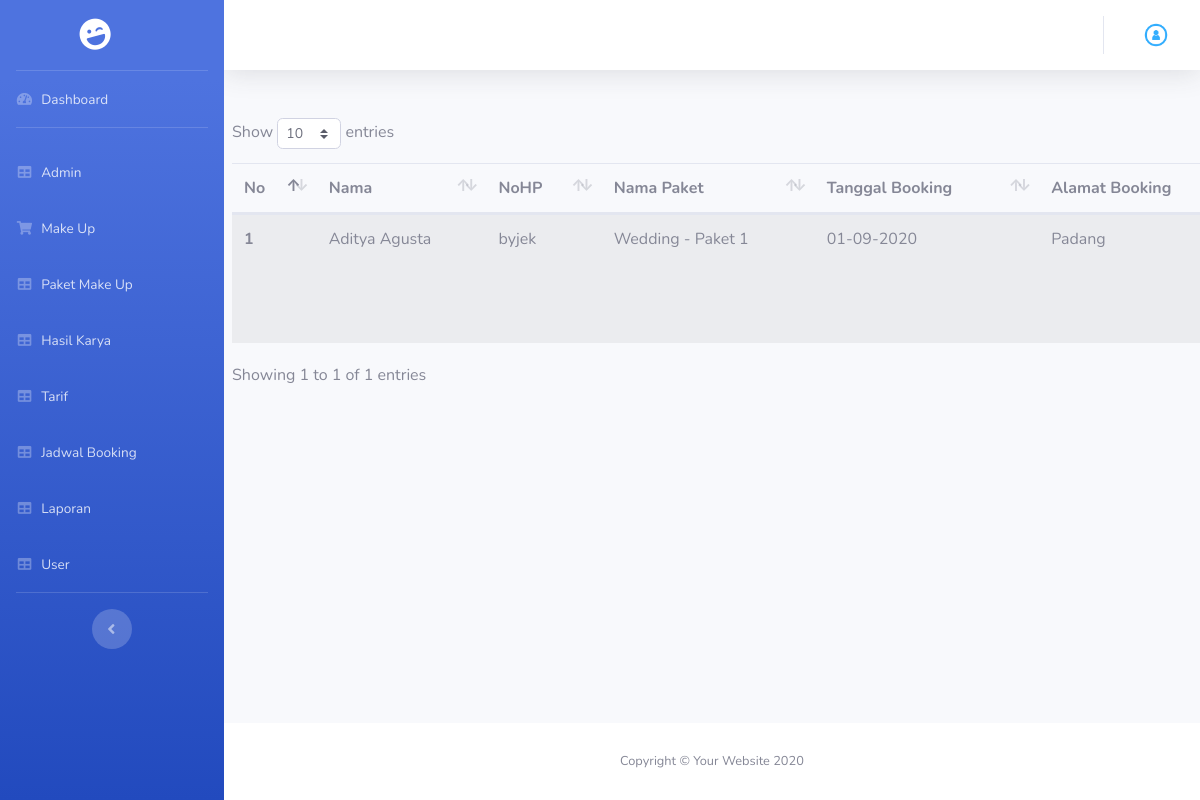
Page /index.php/admin/booking on the earlier database version.
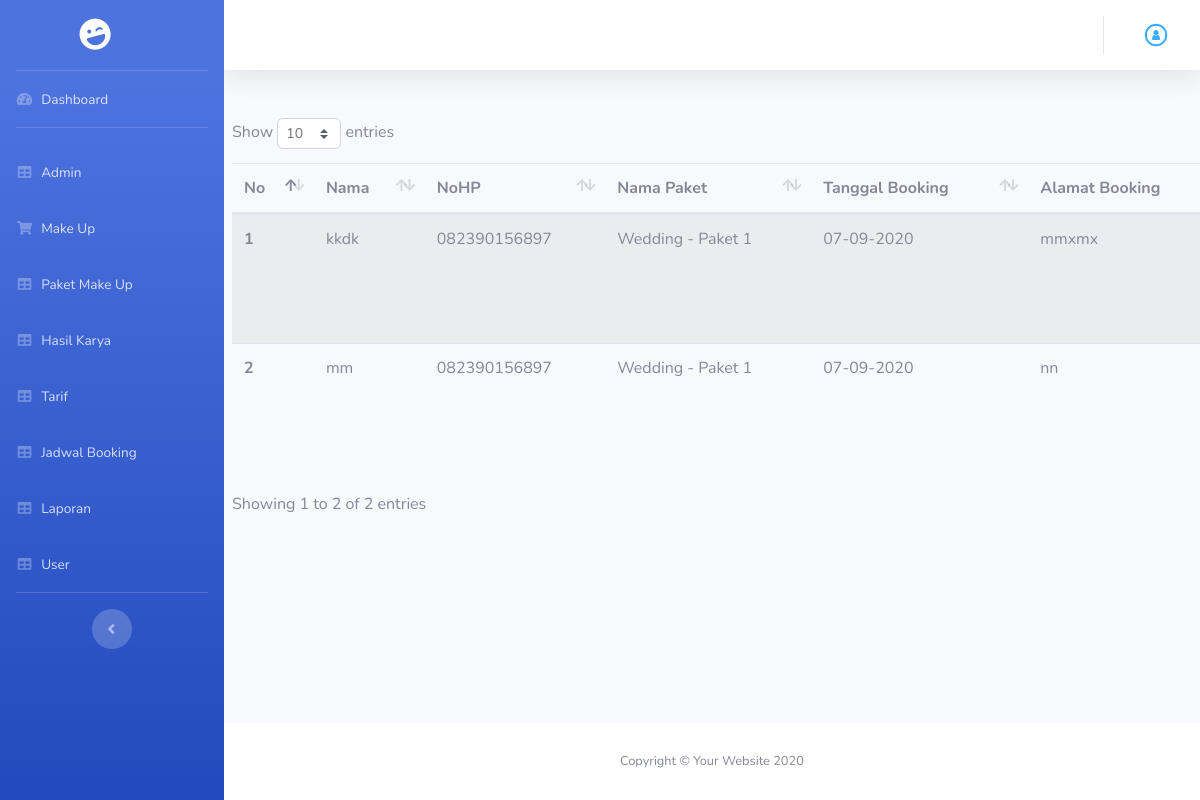
Same page on the later database version.
### tables this page shows
CREATE TABLE `tb_bukti_bayar` (
  `id_bukti` int(11) NOT NULL AUTO_INCREMENT,
  `id_booking` int(11) NOT NULL,
  `nama` varchar(50) NOT NULL,
  `no_rekening` varchar(25) NOT NULL,
  `bank` varchar(20) NOT NULL,
  `status_bukti` enum('Pembayaran Diterima','Pembayaran Ditolak','Menunggu Konfirmasi') DEFAULT 'Menunggu Konfirmasi',
  `bukti_foto` text NOT NULL,
  PRIMARY KEY (`id_bukti`)
);

CREATE TABLE `tb_pengguna` (
  `id_pengguna` int(11) NOT NULL AUTO_INCREMENT,
  `username` varchar(20) NOT NULL,
  `password` text NOT NULL,
  `level` enum('Admin','Klien') NOT NULL,
  `jenis_kelamin` enum('Laki-laki','Perempuan') NOT NULL,
  `email` varchar(50) NOT NULL,
  `nohp` varchar(20) NOT NULL,
  PRIMARY KEY (`id_pengguna`)
);

CREATE TABLE `tb_makeup` (
  `id_makeup` int(11) NOT NULL AUTO_INCREMENT,
  `nm_makeup` varchar(50) NOT NULL,
  `deskripsi` text NOT NULL,
  PRIMARY KEY (`id_makeup`)
);

CREATE TABLE `tb_paket_makeup` (
  `id_paket` int(11) NOT NULL AUTO_INCREMENT,
  `id_makeup` int(11) NOT NULL,
  `nm_paket` varchar(100) NOT NULL,
  `harga_paket` int(11) NOT NULL,
  `deskripsi` text,
  `batas_booking_per_hari` int(11) NOT NULL,
  `biaya_dp` int(11) NOT NULL,
  `foto` text NOT NULL,
  `jumlah_orang` int(11) NOT NULL DEFAULT '1',
  PRIMARY KEY (`id_paket`)
);

CREATE TABLE `tb_booking` (
  `id_booking` int(11) NOT NULL AUTO_INCREMENT,
  `id_pengguna` int(11) NOT NULL,
  `id_paket` int(11) NOT NULL,
  `tgl_booking` datetime NOT NULL,
  `tgl_makeup` datetime NOT NULL,
  `nama_booking` varchar(50) NOT NULL,
  `alamat_booking` text NOT NULL,
  `id_kota` int(11) NOT NULL,
  `status` enum('Belum Bayar DP','Sudah Bayar DP','Sudah Lunas','Dibatalkan','Menunggu Konfirmasi') NOT NULL DEFAULT 'Belum Bayar DP',
  `keterangan` text NOT NULL,
  `total_bayar` int(11) NOT NULL,
  `dp` int(11) NOT NULL,
  `sudah_bayar` int(11) NOT NULL DEFAULT '0',
  PRIMARY KEY (`id_booking`)
);

### application/core/MY_Controller.php (called while the page is built, shortened)
<?php
class MY_Controller extends CI_Controller
{
	public function view_backend($view, $data = null)
	{
		$this->load->view('admin/templateBackend/header');
		$this->load->view('admin/templateBackend/sidebar');
		$this->load->view($view, $data);
		$this->load->view('admin/templateBackend/footer');
	}
}

### application/controllers/admin/Booking.php (called while the page is built, shortened)
<?php
class Booking extends MY_Controller
{
	public function index()
	{
		$data['booking'] = $this->buktiModel->getAll();
		$this->view_backend('admin/booking/booking', $data);
	}
}

### index.php (called while the page is built, shortened)
<?php
require_once BASEPATH.'core/CodeIgniter.php';

### application/models/Frontend/Bukti_Model.php (called while the page is built, shortened)
<?php defined('BASEPATH') or exit('No direct script access allowed');
class Bukti_Model extends CI_Model
{
	public function getAll()
	{
		return $this->db->query("Select
		*
	From
		tb_bukti_bayar Join
		tb_booking On tb_bukti_bayar.id_booking =
				tb_booking.id_booking Join
		tb_paket_makeup On tb_booking.id_paket =
				tb_paket_makeup.id_paket Join
		tb_kota On tb_booking.id_kota =
				tb_kota.id_kota Join
		tb_makeup On tb_paket_makeup.id_makeup = tb_makeup.id_makeup Join
		tb_pengguna On tb_booking.id_pengguna = tb_pengguna.id_pengguna")->result();
	}
}

### application/views/admin/booking/booking.php (the view, shortened to what this page needs)
<div class="mt-5 mr-2 ml-2 table-responsive">
	<div class="table-responsive" style="overflow-x:scroll;width:150em">
		<table class="table table-striped" id="dataTable">
			<thead>
				<tr>
					<th scope="col">No</th>
					<th scope="col">Nama</th>
					<th scope="col">NoHP</th>
					<th scope="col">Nama Paket</th>
					<th scope="col">Tanggal Booking</th>
					<th scope="col">Alamat Booking</th>
				</tr>
			</thead>
			<tbody>
				<?php
				foreach ($booking as $no => $bk) :
				?>
					<tr>
						<th scope="row"><?php echo $no + 1; ?></th>
						<td><?php echo $bk->nama ?></td>
						<td><?php echo $bk->nohp ?></td>
						<td><?php echo $bk->nm_makeup ?> - <?php echo $bk->nm_paket ?></td>
						<td><?php echo date('d-m-Y', strtotime($bk->tgl_booking)) ?></td>
						<td><?php echo $bk->alamat_booking ?></td>
					</tr>
				<?php endforeach; ?>
			</tbody>
		</table>
	</div>
</div>

Differences in the rows shown:
no longer on this page (row unchanged): tb_bukti_bayar: nama "Aditya Agusta", tb_pengguna.nohp "byjek", tb_makeup.nm_makeup "Wedding", tb_paket_makeup.nm_paket "Paket 1", id_booking.tgl_booking "01-09-2020", id_booking.alamat_booking "Padang"
added tb_bukti_bayar: nama "kkdk", tb_pengguna.nohp "082390156897", tb_makeup.nm_makeup "Wedding", tb_paket_makeup.nm_paket "Paket 1", id_booking.tgl_booking "07-09-2020", id_booking.alamat_booking "mmxmx"
added tb_bukti_bayar: nama "mm", tb_pengguna.nohp "082390156897", tb_makeup.nm_makeup "Wedding", tb_paket_makeup.nm_paket "Paket 1", id_booking.tgl_booking "07-09-2020", id_booking.alamat_booking "nn"
Other differences:
text written by a page script: "Show entries Showing 1 to 1 of 1 entries" → "Show entries Showing 1 to 2 of 2 entries"
